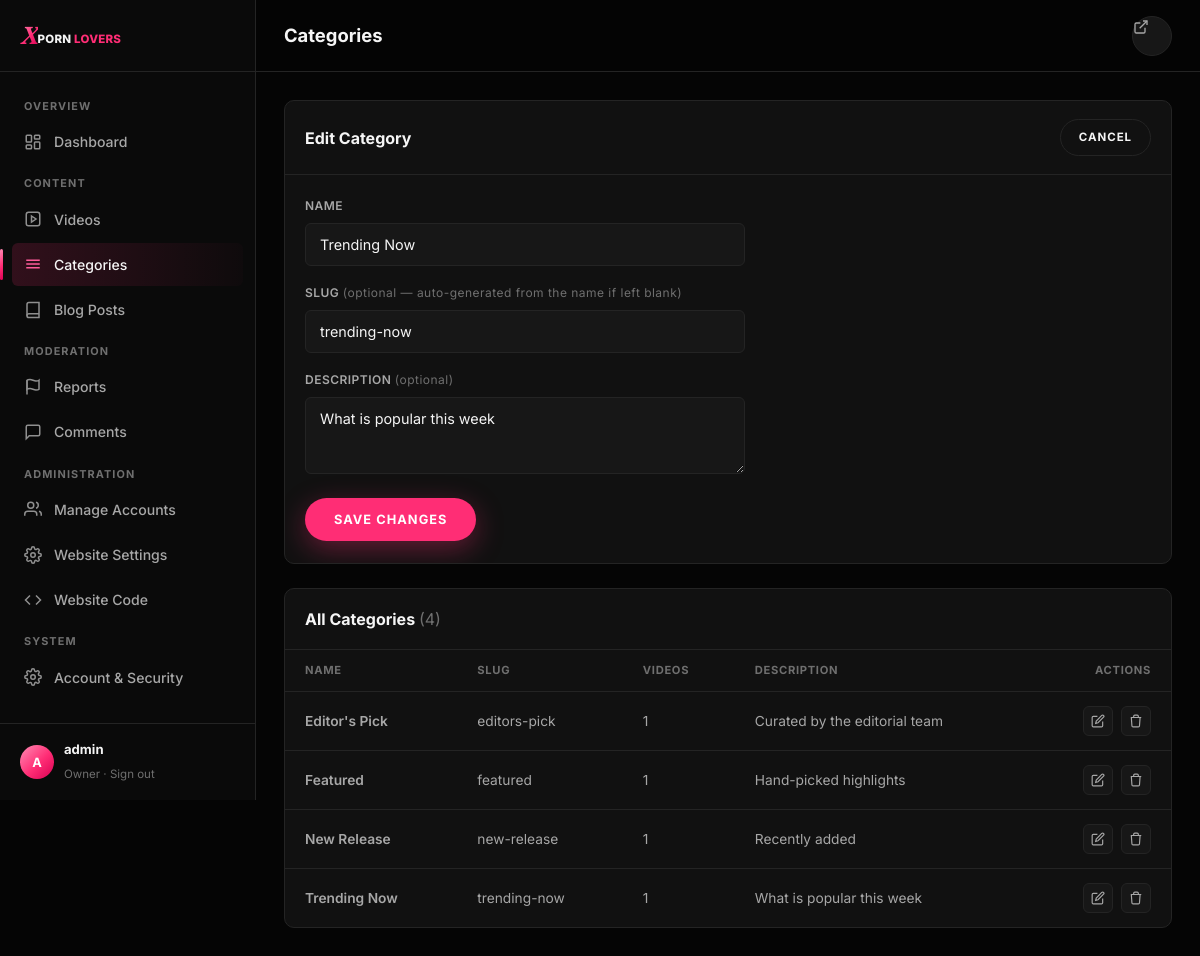
Page /admin/categories.php?edit=2 (signed in) on the committed database.
### tables this page shows
CREATE TABLE IF NOT EXISTS categories (
    id          INT UNSIGNED AUTO_INCREMENT PRIMARY KEY,
    name        VARCHAR(100) NOT NULL,
    slug        VARCHAR(100) NOT NULL UNIQUE,
    description VARCHAR(500) NULL,
    created_at  DATETIME NOT NULL DEFAULT CURRENT_TIMESTAMP
);

### includes/db.php (called while the page is built, shortened)
<?php
function db(): PDO
{
    static $pdo = null;
    if ($pdo === null) {
        $dsn = sprintf(
            'mysql:host=%s;dbname=%s;charset=%s',
            DB_HOST,
            DB_NAME,
            DB_CHARSET
        );
        try {
            $pdo = new PDO($dsn, DB_USER, DB_PASS, [
                PDO::ATTR_ERRMODE            => PDO::ERRMODE_EXCEPTION,
                PDO::ATTR_DEFAULT_FETCH_MODE => PDO::FETCH_ASSOC,
                PDO::ATTR_EMULATE_PREPARES   => false,
            ]);
        } catch (PDOException $e) {
            error_log('[db] connection failed: ' . $e->getMessage());
            http_response_code(500);
            require __DIR__ . '/../errors/500.php';
            exit;
        }
    }
    return $pdo;
}

### includes/auth.php (called while the page is built, shortened)
<?php
require_once __DIR__ . '/db.php';
require_once __DIR__ . '/helpers.php';
function current_admin(): ?array
{
    $stmt = db()->prepare("SELECT id, username, role, is_owner, status, last_login FROM admins WHERE id = ? AND status = 'active' LIMIT 1");
    $stmt->execute([$_SESSION['admin_id']]);
    $admin = $stmt->fetch();
    return $admin;
}
function require_admin(): array
{
    $admin = current_admin();
    return $admin;
}
function admin_has_role(array $admin, string $minRole): bool
{
    return (ROLE_RANK[$admin['role']] ?? 0) >= (ROLE_RANK[$minRole] ?? PHP_INT_MAX);
}

### includes/helpers.php (called while the page is built, shortened)
<?php
function e(?string $value): string
{
    return htmlspecialchars($value ?? '', ENT_QUOTES, 'UTF-8');
}

### admin/categories.php (the view, shortened to what this page needs)
<?php
require_once __DIR__ . '/../includes/db.php';
require_once __DIR__ . '/../includes/helpers.php';
require_once __DIR__ . '/../includes/auth.php';
$admin = require_admin();
$pdo = db();
$editingCategory = null;
if (isset($_GET['edit'])) {
    $stmt = $pdo->prepare('SELECT * FROM categories WHERE id = ? LIMIT 1');
    $stmt->execute([(int) $_GET['edit']]);
    $editingCategory = $stmt->fetch() ?: null;
}
$showForm = $editingCategory !== null || isset($_GET['new']);
$categories = $pdo->query(
    "SELECT c.*, COUNT(v.id) AS video_count
     FROM categories c
     LEFT JOIN videos v ON v.category_id = c.id
     GROUP BY c.id
     ORDER BY c.name"
)->fetchAll();
?>
<!doctype html>
<html lang="en">
<head>
<link rel="stylesheet" href="/assets/css/tokens.css">
<link rel="stylesheet" href="/assets/css/main.css">
<link rel="stylesheet" href="/assets/css/admin.css">
</head>
<body class="admin">
<div class="admin-shell">
  <?php $active = 'categories'; include __DIR__ . '/../includes/partials/admin_sidebar.php'; ?>
  <div class="admin-main">
    <header class="admin-topbar">
      <div style="display:flex; align-items:center; gap:14px;">
        <h2>Categories</h2>
      </div>
      <div class="topbar-actions">
        <a href="/index.php" class="btn-icon" aria-label="View site" title="View site">
          <svg width="16" height="16" viewBox="0 0 24 24" fill="none" stroke="currentColor" stroke-width="2"><path d="M18 13v6a2 2 0 0 1-2 2H5a2 2 0 0 1-2-2V8a2 2 0 0 1 2-2h6"/><path d="M15 3h6v6"/><path d="M10 14 21 3"/></svg>
        </a>
      </div>
    </header>
    <div class="admin-content">
      <?php if ($showForm): ?>
        <div class="panel" style="margin-bottom:24px;">
          <div class="panel-head">
            <h3><?= $editingCategory ? 'Edit Category' : 'Add Category' ?></h3>
            <a href="/admin/categories.php" class="btn btn-secondary btn-sm">Cancel</a>
          </div>
          <form method="post" action="/admin/actions/category_action.php" style="padding:22px 20px; max-width:480px;">
            <div class="field">
              <label for="name">Name</label>
              <input id="name" name="name" type="text" required maxlength="100" value="<?= e($editingCategory['name'] ?? '') ?>">
            </div>
            <div class="field">
              <label for="slug">Slug <span style="text-transform:none; font-weight:400; color:var(--text-muted);">(optional — auto-generated from the name if left blank)</span></label>
              <input id="slug" name="slug" type="text" maxlength="100" placeholder="auto-generated" value="<?= e($editingCategory['slug'] ?? '') ?>">
            </div>
            <div class="field">
              <label for="description">Description <span style="text-transform:none; font-weight:400; color:var(--text-muted);">(optional)</span></label>
              <textarea id="description" name="description" rows="3" maxlength="500"><?= e($editingCategory['description'] ?? '') ?></textarea>
            </div>
            <button type="submit" class="btn btn-primary"><?= $editingCategory ? 'Save Changes' : 'Add Category' ?></button>
          </form>
        </div>
      <?php endif; ?>
      <div class="panel">
        <div class="panel-head">
          <h3>All Categories <span style="color:var(--text-muted); font-weight:400;">(<?= count($categories) ?>)</span></h3>
        </div>
        <div class="table-wrap">
          <table class="data-table">
            <thead>
              <tr>
                <th>Name</th>
                <th>Slug</th>
                <th>Videos</th>
                <th>Description</th>
                <th style="text-align:right;">Actions</th>
              </tr>
            </thead>
            <tbody>
              <?php if ($categories): foreach ($categories as $cat): ?>
                <tr>
                  <td class="row-title"><?= e($cat['name']) ?></td>
                  <td><?= e($cat['slug']) ?></td>
                  <td><?= (int) $cat['video_count'] ?></td>
                  <td style="max-width:280px;"><?= $cat['description'] ? e(mb_strimwidth($cat['description'], 0, 80, '…')) : '<span style="color:var(--text-muted);">—</span>' ?></td>
                  <td>
                    <div class="row-actions">
                      <a href="/admin/categories.php?edit=<?= (int) $cat['id'] ?>" aria-label="Edit"><svg viewBox="0 0 24 24" fill="none" stroke="currentColor" stroke-width="2"><path d="M11 4H4a2 2 0 0 0-2 2v14a2 2 0 0 0 2 2h14a2 2 0 0 0 2-2v-7"/><path d="M18.5 2.5a2.12 2.12 0 0 1 3 3L12 15l-4 1 1-4Z"/></svg></a>
                      <form method="post" action="/admin/actions/category_action.php" onsubmit="return confirm('Delete &quot;<?= e($cat['name']) ?>&quot;? <?= (int) $cat['video_count'] ?> video(s) in it will become uncategorized (General) — they will not be deleted.');" style="display:inline;">
                        <button type="submit" aria-label="Delete"><svg viewBox="0 0 24 24" fill="none" stroke="currentColor" stroke-width="2"><path d="M3 6h18M8 6V4a2 2 0 0 1 2-2h4a2 2 0 0 1 2 2v2m3 0-1 14a2 2 0 0 1-2 2H7a2 2 0 0 1-2-2L4 6"/></svg></button>
                      </form>
                    </div>
                  </td>
                </tr>
              <?php endforeach; else: ?>
                <tr><td colspan="5" style="color:var(--text-secondary);">No categories yet.</td></tr>
              <?php endif; ?>
            </tbody>
          </table>
        </div>
      </div>
    </div>
  </div>
</div>
</body>
</html>

### includes/partials/admin_sidebar.php (shortened to what this page needs)
<?php
$active = $active ?? '';
$canModerate = admin_has_role($admin, 'moderator');
$canAdminister = admin_has_role($admin, 'admin');
$roleLabels = ['creator' => 'Creator', 'moderator' => 'Moderator', 'admin' => 'Admin'];
$roleLabel = ($admin['is_owner'] ?? false) ? 'Owner' : ($roleLabels[$admin['role']] ?? ucfirst($admin['role']));
?>
<aside class="sidebar">
  <div class="sidebar-head">
    <a href="/index.php" class="logo logo--sm">
      <span class="logo-mark">X</span><span class="logo-text">PORN <span class="accent">LOVERS</span></span>
    </a>
  </div>
  <nav class="sidebar-nav">
    <div class="sidebar-group-label">Overview</div>
    <a href="/admin/dashboard.php" class="<?= $active === 'dashboard' ? 'active' : '' ?>">
      <svg viewBox="0 0 24 24" fill="none" stroke="currentColor" stroke-width="2"><rect x="3" y="3" width="7" height="9" rx="1"/><rect x="14" y="3" width="7" height="5" rx="1"/><rect x="14" y="12" width="7" height="9" rx="1"/><rect x="3" y="16" width="7" height="5" rx="1"/></svg>
      Dashboard
    </a>
    <div class="sidebar-group-label">Content</div>
    <a href="/admin/videos.php" class="<?= $active === 'videos' ? 'active' : '' ?>">
      <svg viewBox="0 0 24 24" fill="none" stroke="currentColor" stroke-width="2"><path d="m10 8 6 4-6 4V8Z"/><rect x="3" y="3" width="18" height="18" rx="3"/></svg>
      Videos
    </a>
    <a href="/admin/categories.php" class="<?= $active === 'categories' ? 'active' : '' ?>">
      <svg viewBox="0 0 24 24" fill="none" stroke="currentColor" stroke-width="2"><path d="M3 7h18M3 12h18M3 17h18"/></svg>
      Categories
    </a>
    <a href="#">
      <svg viewBox="0 0 24 24" fill="none" stroke="currentColor" stroke-width="2"><path d="M4 19.5A2.5 2.5 0 0 1 6.5 17H20"/><path d="M6.5 2H20v20H6.5A2.5 2.5 0 0 1 4 19.5v-15A2.5 2.5 0 0 1 6.5 2z"/></svg>
      Blog Posts
    </a>
    <?php if ($canModerate): ?>
      <div class="sidebar-group-label">Moderation</div>
      <a href="/admin/dashboard.php#reports" style="justify-content:space-between;">
        <span style="display:flex; align-items:center; gap:12px;">
          <svg viewBox="0 0 24 24" fill="none" stroke="currentColor" stroke-width="2"><path d="M4 15s1-1 4-1 5 2 8 2 4-1 4-1V3s-1 1-4 1-5-2-8-2-4 1-4 1z"/><path d="M4 22V3"/></svg>
          Reports
        </span>
      </a>
      <a href="/admin/comments.php" class="<?= $active === 'comments' ? 'active' : '' ?>" style="justify-content:space-between;">
        <span style="display:flex; align-items:center; gap:12px;">
          <svg viewBox="0 0 24 24" fill="none" stroke="currentColor" stroke-width="2"><path d="M21 15a2 2 0 0 1-2 2H7l-4 4V5a2 2 0 0 1 2-2h14a2 2 0 0 1 2 2z"/></svg>
          Comments
        </span>
      </a>
    <?php endif; ?>
    <?php if ($canAdminister): ?>
      <div class="sidebar-group-label">Administration</div>
      <a href="/admin/accounts.php" class="<?= $active === 'accounts' ? 'active' : '' ?>">
        <svg viewBox="0 0 24 24" fill="none" stroke="currentColor" stroke-width="2"><path d="M17 21v-2a4 4 0 0 0-4-4H5a4 4 0 0 0-4 4v2"/><circle cx="9" cy="7" r="4"/><path d="M23 21v-2a4 4 0 0 0-3-3.87"/><path d="M16 3.13a4 4 0 0 1 0 7.75"/></svg>
        Manage Accounts
      </a>
      <a href="/admin/settings.php" class="<?= $active === 'settings' ? 'active' : '' ?>">
        Website Settings
      </a>
      <a href="/admin/code.php" class="<?= $active === 'code' ? 'active' : '' ?>">
        <svg viewBox="0 0 24 24" fill="none" stroke="currentColor" stroke-width="2"><polyline points="16 18 22 12 16 6"/><polyline points="8 6 2 12 8 18"/></svg>
        Website Code
      </a>
    <?php endif; ?>
    <div class="sidebar-group-label">System</div>
    <a href="/admin/dashboard.php#account">
      Account &amp; Security
    </a>
  </nav>
  <div class="sidebar-foot">
    <div class="avatar"><?= e(mb_strtoupper(mb_substr($admin['username'], 0, 1))) ?></div>
    <div class="who">
      <strong><?= e($admin['username']) ?></strong>
      <span><?= e($roleLabel) ?> · <a href="/admin/logout.php" style="color:var(--text-muted);">Sign out</a></span>
    </div>
  </div>
</aside>

### assets/css/tokens.css (style rules this page uses)
:root { --bg-primary: #050505; --bg-secondary: #0A0A0A; --bg-card: #111111; --bg-elevated: #171717; --border: #242424; --text-primary: #F5F5F5; --text-secondary: #A7A7A7; --text-muted: #6F6F6F; --pink: #FF2D75; --pink-hover: #FF5C9A; --pink-dark: #D90052; --pink-soft: #FF8DB5; --gradient-brand: linear-gradient(135deg, #FF8DB5 0%, #FF2D75 55%, #D90052 100%); --font-display: 'Playfair Display', 'Times New Roman', Georgia, serif; --font-body: 'Inter', -apple-system, BlinkMacSystemFont, 'Segoe UI', Helvetica, Arial, sans-serif; --radius-sm: 6px; --radius-md: 10px; --radius-lg: 16px; --radius-full: 999px; --shadow-card: 0 8px 24px rgba(0, 0, 0, 0.45); --shadow-pink: 0 8px 28px rgba(255, 45, 117, 0.35); --ease: cubic-bezier(0.22, 1, 0.36, 1); --transition-fast: 150ms var(--ease); --transition-base: 250ms var(--ease); --transition-slow: 400ms var(--ease); --nav-height: 72px; --nav-height-mobile: 60px; --container-max: 1440px; }

### assets/css/main.css (style rules this page uses)
*, *::before, *::after { box-sizing: border-box; }
html { -webkit-text-size-adjust: 100%; scroll-behavior: smooth; }
body { margin: 0; background: var(--bg-primary); color: var(--text-primary); font-family: var(--font-body); font-size: 16px; line-height: 1.5; -webkit-font-smoothing: antialiased; }
a { color: inherit; text-decoration: none; }
button { font-family: inherit; cursor: pointer; }
h1, h2, h3, h4, p { margin: 0; }
input, select { font-family: inherit; }
.logo { display: inline-flex; align-items: baseline; gap: 1px; line-height: 1; white-space: nowrap; }
.logo-mark { font-family: var(--font-display); font-style: italic; font-weight: 900; font-size: 2.2rem; background: var(--gradient-brand); -webkit-background-clip: text; background-clip: text; color: transparent; margin-right: -1px; transform: translateY(1px); }
.logo-text { font-family: var(--font-body); font-weight: 800; font-size: 0.95rem; letter-spacing: 0.02em; text-transform: uppercase; color: var(--text-primary); }
.logo-text .accent { color: var(--pink); }
.logo--sm .logo-mark { font-size: 1.5rem; }
.logo--sm .logo-text { font-size: 0.72rem; }
.btn { display: inline-flex; align-items: center; justify-content: center; gap: 8px; padding: 13px 28px; border-radius: var(--radius-full); font-size: 0.8rem; font-weight: 700; letter-spacing: 0.08em; text-transform: uppercase; border: 1px solid transparent; transition: background var(--transition-fast), color var(--transition-fast), border-color var(--transition-fast), transform var(--transition-fast), box-shadow var(--transition-fast); }
.btn-primary { background: var(--pink); color: #fff; box-shadow: var(--shadow-pink); }
.btn-secondary { background: transparent; color: var(--text-primary); border-color: var(--border); }
.btn-sm { padding: 9px 18px; font-size: 0.72rem; }
.btn-icon { width: 40px; height: 40px; padding: 0; border-radius: var(--radius-full); background: var(--bg-elevated); border: 1px solid var(--border); color: var(--text-secondary); }
.field { margin-bottom: 16px; }
.field label { display: block; font-size: 0.75rem; font-weight: 600; letter-spacing: 0.04em; text-transform: uppercase; color: var(--text-secondary); margin-bottom: 8px; }
.field input, .field textarea, .field select { width: 100%; background: var(--bg-elevated); border: 1px solid var(--border); border-radius: var(--radius-sm); padding: 11px 13px; color: var(--text-primary); font-size: 0.85rem; font-family: inherit; outline: none; resize: vertical; transition: border-color var(--transition-fast); }

### rows in the picture
categories: name "Trending Now", slug "trending-now", description "What is popular this week", video_count "1"
categories: name "Editor's Pick", slug "editors-pick", video_count "1", description "Curated by the editorial team"
categories: name "Featured", slug "featured", video_count "1", description "Hand-picked highlights"
categories: name "New Release", slug "new-release", video_count "1", description "Recently added"

### other values in the picture
mb_strtoupper(mb_substr($admin['username'], 0, 1)) "A"
$admin['username'] "admin"
$roleLabel "Owner"
count($categories) "4"
